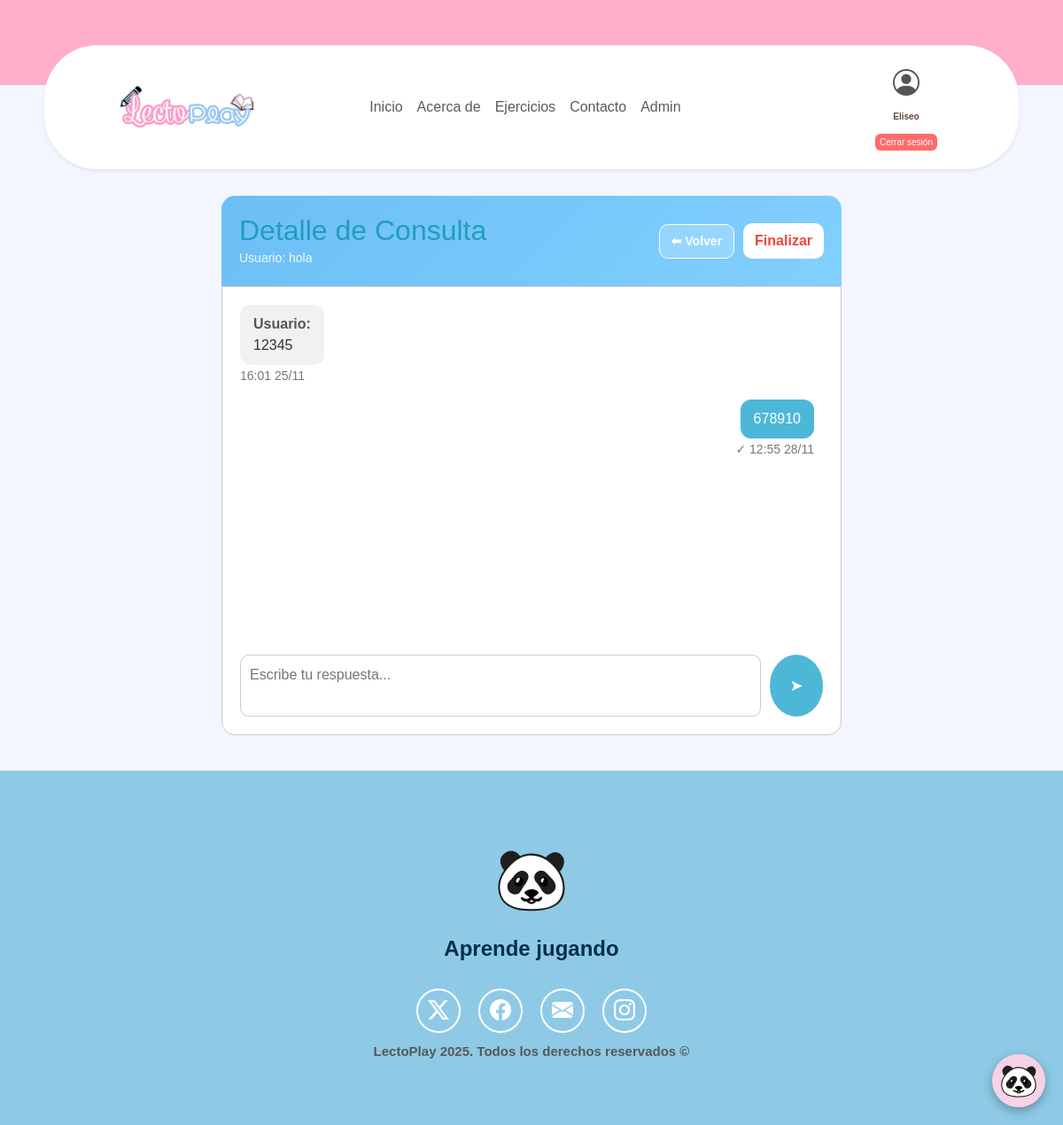
/panel-admin/consultas/1/ (signed in), run on the app's committed database.
### app/models.py (models this page shows, shortened)
class Ticket(models.Model):
    contacto = models.ForeignKey(Contacto, on_delete=models.CASCADE, related_name='tickets')
    estado = models.CharField(max_length=20, default='pendiente')   # pendiente / en_proceso / resuelto
    creado = models.DateTimeField(auto_now_add=True)
    codigo_acceso = models.CharField(max_length=50, unique=True, editable=False)

class Contacto(models.Model):
    nombre = models.CharField(max_length=120)
    correo = models.EmailField()
    mensaje = models.TextField()
    fecha_envio = models.DateField()  # Fecha seleccionada por el usuario
    creado = models.DateTimeField(auto_now_add=True)

class Message(models.Model):
    ticket = models.ForeignKey(Ticket, on_delete=models.CASCADE, related_name='mensajes')
    autor = models.CharField(max_length=10)   # 'usuario' o 'admin'
    contenido = models.TextField()
    creado = models.DateTimeField(auto_now_add=True)

### app/views.py (the view, shortened to what this page needs)
# urls.py: path('panel-admin/consultas/<int:ticket_id>/', views.consulta_detalle, name='consulta_detalle'),
@staff_member_required(login_url='/login/')
def consulta_detalle(request, ticket_id):
    ticket = get_object_or_404(Ticket, id=ticket_id)
    mensajes = ticket.mensajes.order_by("creado")
    return render(request, "admin/consulta_detalle.html", {
        "ticket": ticket,
        "mensajes": mensajes
    })

### app/templates/admin/consulta_detalle.html (shortened to what this page needs)
{% extends "home.html" %}
{% block content %}
<div style="max-width: 700px; margin: 30px auto;">
    <div style="
        background: linear-gradient(135deg, #6cbef5, #82d0ff);
        padding: 20px;
        border-radius: 15px 15px 0 0;
        color: #fff;
        display: flex;
        justify-content: space-between;
        align-items: center;
    ">
        <div>
            <h2 style="margin: 0;">Detalle de Consulta</h2>
            <small style="opacity: .9;">Usuario: {{ ticket.contacto.nombre }}</small>
        </div>
        <div style="display: flex; gap: 10px; align-items: center;">
            <a href="{% url 'admin_consultas' %}" style="
                text-decoration: none;
                background: rgba(255, 255, 255, 0.2);
                border: 1px solid #fff;
                color: #fff;
                padding: 8px 13px;
                border-radius: 10px;
                font-weight: bold;
                font-size: 14px;
                transition: 0.3s;
            " onmouseover="this.style.background='rgba(255,255,255,0.4)'"
               onmouseout="this.style.background='rgba(255,255,255,0.2)'">
                ⬅ Volver
            </a>
            <form action="{% url 'finalizar_ticket' ticket.pk %}" method="post" style="margin: 0;">
                <button style="
                    background:#fff;
                    padding: 8px 13px;
                    border-radius:10px;
                    border:none;
                    color:#f44336;
                    font-weight: bold;
                    cursor:pointer;
                ">Finalizar</button>
            </form>
        </div>
    </div>
    <div style="
        border: 1px solid #ccc;
        border-radius: 0 0 15px 15px;
        background:#ffffff;
        padding: 20px;
    ">
        <div style="height: 380px; overflow-y: auto; padding-right: 10px;">
           {% for m in mensajes %}
                {% if m.autor == 'usuario' %}
                    <div style="text-align: left; margin-bottom: 15px;">
                        <div style="
                            display: inline-block;
                            background: #f1f1f1;
                            color: #333;
                            padding: 10px 15px;
                            border-radius: 12px;
                            max-width: 70%;
                            text-align: left;
                        ">
                            <strong style="color:#555;">Usuario:</strong><br>
                            {{ m.contenido }}
                        </div>
                        <br>
                        <small style="color:#777;">{{ m.creado|date:"H:i d/m" }}</small>
                    </div>
                {% else %}
                    <div style="text-align: right; margin-bottom: 15px;">
                        <div style="
                            display: inline-block;
                            background: #4db7d8;
                            color: white;
                            padding: 10px 15px;
                            border-radius: 12px;
                            max-width: 70%;
                            text-align: left;
                        ">
                            {{ m.contenido }}
                        </div>
                        <br>
                        <small style="color:#777;">✓ {{ m.creado|date:"H:i d/m" }}</small>
                    </div>
                {% endif %}
            {% endfor %}
        </div>
        {% if ticket.estado != "finalizado" %}
        <form method="post" style="margin-top: 15px;">
            <div style="display:flex; gap:10px;">
                <textarea name="respuesta" rows="2" required placeholder="Escribe tu respuesta..."
                    style="
                        flex:1;
                        padding:10px;
                        border-radius:10px;
                        border:1px solid #ccc;
                        resize:none;
                    "></textarea>
                <button type="submit" style="
                    background:#4db7d8;
                    width:60px;
                    border:none;
                    border-radius:50%;
                    color:white;
                    font-size:18px;
                    cursor:pointer;
                ">➤</button>
            </div>
        </form>
        {% else %}
            <p style="color:red; font-weight:bold; text-align:center; margin-top:20px;">
                La conversación ha sido finalizada. Ya no puedes enviar mensajes.
            </p>
        {% endif %}
    </div>
</div>
{% endblock %}

### app/templates/home.html (shortened to what this page needs)
<!DOCTYPE html>
<html lang="es">
<head>
    {% load static %}
    <link href="https://cdn.jsdelivr.net/npm/bootstrap@5.3.2/dist/css/bootstrap.min.css" rel="stylesheet">
    <link rel="stylesheet" href="https://cdn.jsdelivr.net/npm/bootstrap-icons@1.13.1/font/bootstrap-icons.min.css">
    <link rel="stylesheet" href="{% static 'css/style.css' %}?v=1.1">
    <link rel="stylesheet" href="{% static 'css/chatbot.css' %}">
</head>
<body>
    <header class="navbar">
        <div class="container-fluid py-3 d-none d-md-block d-flex justify-content-end"></div>
    </header>
    <nav class="navbar navbar-expand-lg bg-white shadow-sm white-navbar" style="border-radius:60px; padding:10px 35px; margin-top:-45px;">
        <div class="container d-flex align-items-center justify-content-between">
            <div class="d-flex align-items-center gap-3">
                <a class="navbar-brand" href="{% url 'home' %}">
                    <img src="{% static 'css/logo3.png' %}" height="55" style="object-fit:contain;" alt="Logo LectoPlay">
                </a>
            </div>
            <div class="collapse navbar-collapse" id="lectoplay_nav">
                <ul class="navbar-nav mx-auto white-nav-links">
                    <li class="nav-item">
                        <a class="nav-link {% if request.resolver_match.url_name == 'home' %}active{% endif %}" href="{% url 'home' %}">Inicio</a>
                    </li>
                    <li class="nav-item">
                        <a class="nav-link {% if request.resolver_match.url_name == 'about' %}active{% endif %}" href="{% url 'about' %}">Acerca de</a>
                    </li>
                    <li class="nav-item">
                        <a class="nav-link {% if request.resolver_match.url_name == 'ejercicios' %}active{% endif %}" href="{% url 'ejercicios' %}">Ejercicios</a>
                    </li>
                    <li class="nav-item">
                        <a class="nav-link {% if request.resolver_match.url_name == 'contacto' %}active{% endif %}" href="{% url 'contacto' %}">Contacto</a>
                    </li>
                    {% if request.user.is_authenticated and request.user.is_staff %}
                    <li class="nav-item">
                        <a class="nav-link" href="{% url 'admin_dashboard' %}">Admin</a>
                    </li>
                    {% endif %}
                </ul>
                <div class="d-flex align-items-center ms-auto">
                    <div id="user-info">
                        {% if user.is_authenticated %}
                        <div class="user-avatar d-flex align-items-center gap-2">
                            <i class="bi bi-person-circle" style="font-size: 30px;"></i>
                            <span style="font-weight:600; font-size: 10px; color:#6a4736;">
                             {{ user.username }}
                            </span>
                            <form method="post" action="{% url 'logout' %}">
                                <button type="submit" style="background:#ff6b6b; border:none; padding:2px 5px; border-radius:6px; color:white; font-size: 10px; cursor:pointer;">
                                    Cerrar sesión
                                </button>
                            </form>
                        </div>
                        {% else %}
                        <button id="login-btn" class="login-btn" onclick="window.location.href='/login'">
                            Iniciar Sesión
                        </button>
                        {% endif %}
                    </div>
                </div>
            </div>
        </div>
    </nav>
    <main class="container-fluid my-4">
        {% block content %}
        {% endblock content %}
    </main>
    <div id="chatbot-toggle" role="button" aria-label="Abrir chat">
        <img src="{% static 'css/oso.svg' %}" alt="Chatbot"
             style="width: 70%; height: 70%; object-fit: contain; pointer-events: none;">
    </div>
    <footer class="footer-seccion d-flex flex-column align-items-center justify-content-center">
        <img class="footer-logo" src="{% static 'css/oso.svg' %}" alt="Logo PandaPlay">
        <p class="footer-texto text-center">Aprende jugando</p>
        <div class="iconos-redes-sociales d-flex flex-wrap align-items-center justify-content-center">
            <a href="https://x.com/" target="_blank" rel="noopener noreferrer">
                <i class="bi bi-twitter-x"></i>
            </a>
            <a href="https://facebook.com/" target="_blank" rel="noopener noreferrer">
                <i class="bi bi-facebook"></i>
            </a>
            <a href="mailto:batresandrea90@gmail.com" target="_blank" rel="noopener noreferrer">
                <i class="bi bi-envelope-fill"></i>
            </a>
            <a href="https://instagram.com/" target="_blank" rel="noopener noreferrer">
                <i class="bi bi-instagram"></i>
            </a>
         </div>
         <div class="derechos-de-autor">
            LectoPlay 2025. Todos los derechos reservados &#169;
         </div>
    </footer>
</body>
</html>

### app/static/css/style.css (style rules this page uses)
body { font-family: 'Comic Sans MS', 'Poppins', sans-serif; font-size: 1rem; font-weight: 400; line-height: 1.5; background-color: #F3F6FF; margin: 0; color: #555555; text-align: left; }
.navbar { display: flex; justify-content: space-between; align-items: center; background-color: #FFAFCC; padding: 2rem 40px; }
.white-navbar { max-width: 1100px; margin: -45px auto 0; border-radius: 60px; }
@media (min-width: 576px) { .container, .container-sm { max-width: 540px; } }
@media (min-width: 768px) { .container, .container-sm, .container-md { max-width: 720px; } }
@media (min-width: 992px) { .container, .container-sm, .container-md, .container-lg { max-width: 960px; } }
@media (min-width: 992px) { .navbar .container { justify-content: flex-start !important; } }
.container { width: 100%; margin: 0px auto; }
footer { background-color: #8ecae6; color: #023047; text-align: center; padding: 15px 0; margin-top: 40px; font-weight: 600; }
button, .btn { background-color: #ffafcc; color: #fff; border: none; border-radius: 8px; padding: 10px 18px; cursor: pointer; transition: background 0.3s; font-size: 1rem; }
h1, h2 { color: #219ebc; }
p { font-size: 1.1rem; }
.user-avatar { display: flex; flex-direction: column; align-items: center; text-align: center; gap: 10px; padding: 10px; }
.user-avatar span { font-weight: bold; color: white; font-size: 1rem; }
footer { min-height: 400px; }
.footer-seccion { background-color: #8ecae6; padding: 40px 0; color: #023047; text-align: center; }
footer .footer-logo { width: 80px !important; height: auto !important; margin: 10px ; object-fit: contain; }
.footer-texto { font-size: 1.5rem; padding: 2px; margin-top: 8px; margin-bottom: 15px; font-family: 'Comic Sans MS', 'Poppins', sans-serif; }
.iconos-redes-sociales a { width: 50px; height: 50px; display: flex; align-items: center; justify-content: center; padding: 2px; margin: 10px; border: 2px solid white; border-radius: 50%; transition: all 0.2s ease-in; }
.iconos-redes-sociales i { color: white; font-size: 1.5rem; transition: all 0.2s ease-in; }
.derechos-de-autor { font-size: 15px; color: #585858; padding-top: 20px; }

### app/static/css/chatbot.css (style rules this page uses)
:root { --primary-pink: #f7d2e4; --primary-blue: #a3c4f3; --dark-gray: #374151; --light-gray: #f3f4f6; }
#chatbot-toggle { position: fixed; bottom: 20px; right: 20px; width: 60px; height: 60px; background-color: var(--primary-pink); border-radius: 50%; display: flex; align-items: center; justify-content: center; cursor: pointer; box-shadow: 0 4px 12px rgba(0, 0, 0, 0.3); transition: transform 0.2s ease-in-out, background-color 0.2s; z-index: 1000; }

### data on the page
Ticket: contacto.nombre "hola"
Message: contenido "12345", creado "16:01 25/11"
Message: contenido "678910", creado "12:55 28/11"

### other printed values
{{ user.username }} "Eliseo"
